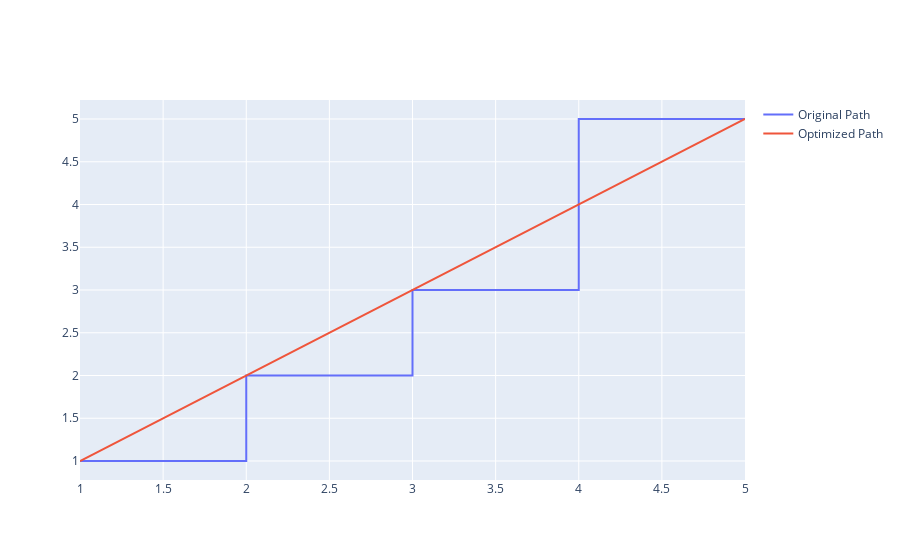

Source (notebook cell):
### Code cell
import cvxpy as cp
import numpy as np
import plotly.graph_objects as go

# Define the original path as a set of points
path = np.array([[1, 1], [2, 1], [2, 2], [3, 2], [3, 3], [4, 3], [4, 5], [5, 5]])

# Define the starting and ending points
start_point = path[0]
end_point = path[-1]

# Define the variables for the optimized path
n_points = len(path)
opt_path = cp.Variable((n_points, 2))

# Define the objective function to minimize the curvature
obj = cp.sum_squares(opt_path[1:-1, :] - 0.5 * (opt_path[0:-2, :] + opt_path[2:, :]))

# Define the constraints to ensure the optimized path passes through the starting and ending points
constraints = [opt_path[0, :] == start_point, opt_path[-1, :] == end_point]

# Solve the optimization problem
prob = cp.Problem(cp.Minimize(obj), constraints)
prob.solve()

# Get the optimized path
opt_path = opt_path.value

# Plot the original and optimized paths using plotly
fig = go.Figure()
fig.add_trace(
    go.Scatter(x=path[:, 0], y=path[:, 1], mode="lines", name="Original Path")
)
fig.add_trace(
    go.Scatter(x=opt_path[:, 0], y=opt_path[:, 1], mode="lines", name="Optimized Path")
)
fig.show()

### Figure 1 — Plotly figure (JSON) as saved in the notebook; plotly's stock layout.template omitted (floating-point values rounded to 4 significant figures)
{"data": [{"mode": "lines", "name": "Original Path", "type": "scatter", "x": [1, 2, 2, 3, 3, 4, 4, 5], "y": [1, 1, 2, 2, 3, 3, 5, 5]}, {"mode": "lines", "name": "Optimized Path", "type": "scatter", "x": [1, 1.571, 2.143, 2.714, 3.286, 3.857, 4.429, 5], "y": [1, 1.571, 2.143, 2.714, 3.286, 3.857, 4.429, 5]}], "layout": {}}
